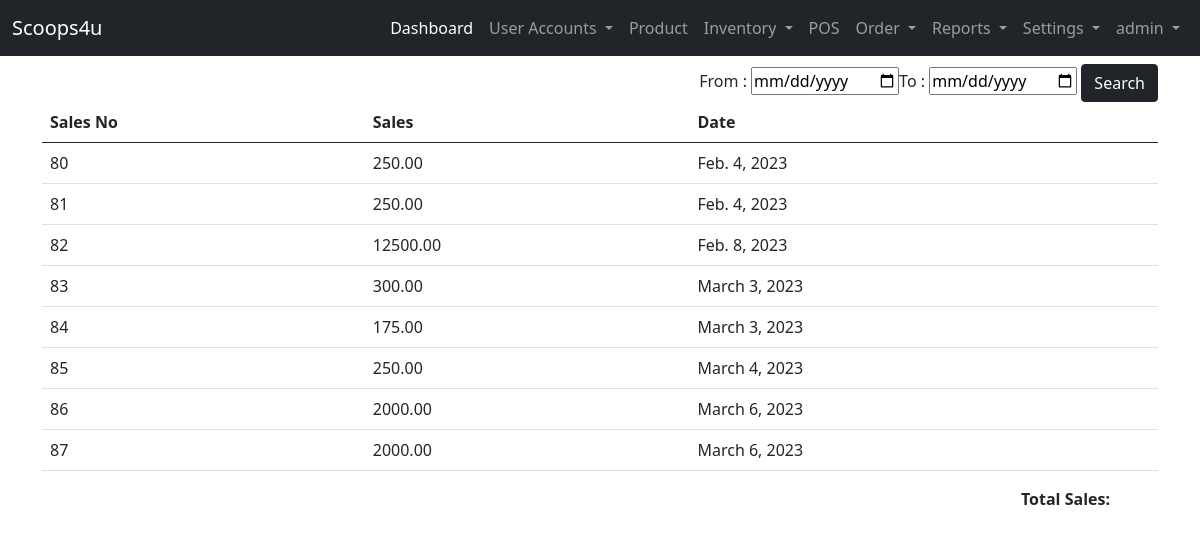
The app's page /user-site/reports/pos-sales/ (signed in), older data.
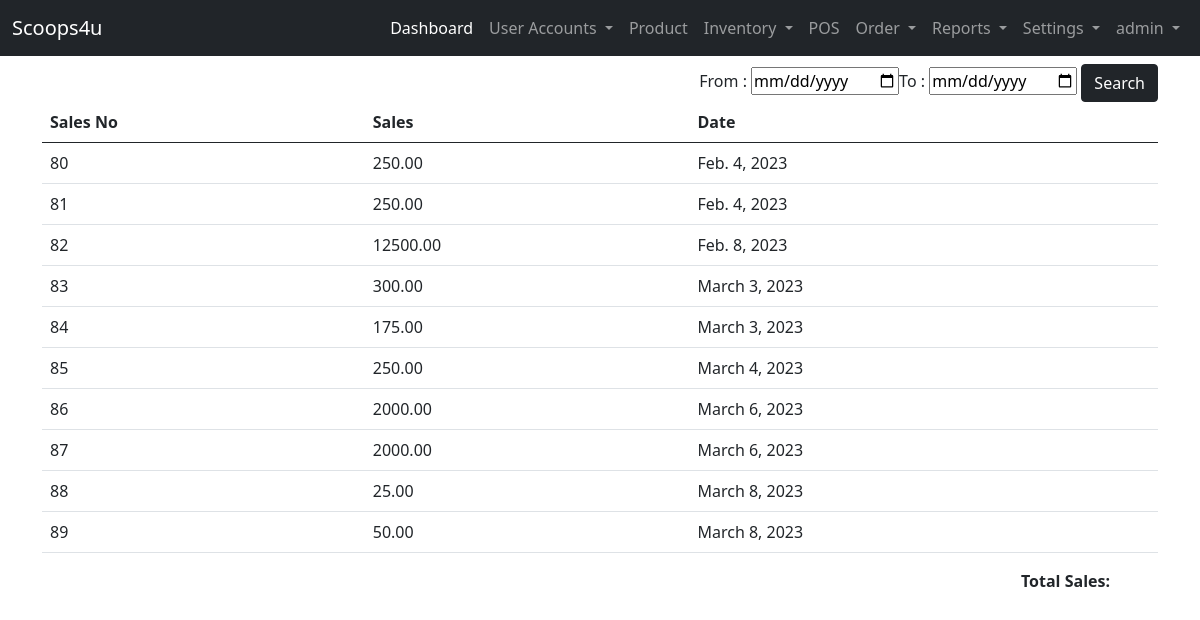
The same page, newer data.
### admin_site/models.py (models this page shows, shortened)
class Pos_Payment(models.Model):
    STATUS = (("Printed","Printed"),("not Print","not Print"))
    pos_user = models.CharField(max_length=200, null=False, default=None, verbose_name='Role')
    pos_no = models.CharField(max_length=200, null=True,  verbose_name='Pos No')
    pos_TotalAmount =  models.DecimalField( max_digits=12, decimal_places=2,null=True, verbose_name='Total Amount')
    pos_cash = models.BigIntegerField( null=True, verbose_name='Cash')
    pos_change =  models.DecimalField(  max_digits=12, decimal_places=2,null=True, verbose_name='Change')
    pos_status = models.CharField(max_length=250, null=True, choices=STATUS, verbose_name='Status')
    pos_date = models.DateField(default=timezone.now, verbose_name='Date')

### admin_site/views.py (the view)
# urls.py: path('reports/pos-sales/', views.report_pos_sales, name='report_pos_sales'),
@login_required(login_url='landing_page:login')
def report_pos_sales(request):
    pos_payment = Pos_Payment.objects.filter(pos_status = 'Printed')
    context = {
        'pos_payment':pos_payment
    }
    return render(request, 'admin_site/reports/pos_sales.html',context)

### templates/admin_site/reports/pos_sales.html (shortened to what this page needs)
{% extends 'admin_site/base.html' %}
{% block content %}
    <div id="form-date" class="text-end">
        <form action="{% url 'admin_site:search_pos_sales' %}" method="post">
            From : <input type="date" name="start_date" required>To : <input type="date" name="end_date" required> <input type="submit" class="btn btn-dark text-center" value="Search" >
        </form>
    </div>
    <table class="table table-hover">
        <thead>
            <tr>
                <th>Sales No</th>
                <th>Sales</th>
                <th>Date</th>
            </tr>
        </thead>
            <tbody>
                {% for list in pos_payment %}
                <tr>
                    <td>{{ list.id }}</td>
                    <td>{{ list.pos_TotalAmount}}</td>
                    <td>{{ list.pos_date}}</td>
                </tr>
                {% endfor %}
            </tbody>
    </table>
    <div class="text-end px-5">
        <label style="font-weight: bolder;" > Total Sales: {{ list_transaction }}    </label>
    </div>
{% endblock content %}

Row changes from the older to the newer data that the page shows:
added Pos_Payment: id "88", pos_TotalAmount "25.00", pos_date "March 8, 2023"
added Pos_Payment: id "89", pos_TotalAmount "50.00", pos_date "March 8, 2023"
